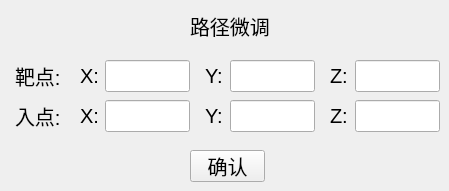
    <widget class="QWidget" name="t7">
     <attribute name="title">
      <string>页</string>
     </attribute>
     <widget class="QLabel" name="label_19">
      <property name="geometry">
       <rect>
        <x>15</x>
        <y>60</y>
        <width>54</width>
        <height>31</height>
       </rect>
      </property>
      <property name="font">
       <font>
        <pointsize>15</pointsize>
       </font>
      </property>
      <property name="text">
       <string>靶点:</string>
      </property>
     </widget>
     <widget class="QLabel" name="label_20">
      <property name="geometry">
       <rect>
        <x>15</x>
        <y>100</y>
        <width>54</width>
        <height>31</height>
       </rect>
      </property>
      <property name="font">
       <font>
        <pointsize>15</pointsize>
       </font>
      </property>
      <property name="text">
       <string>入点:</string>
      </property>
     </widget>
     <widget class="QLabel" name="label_21">
      <property name="geometry">
       <rect>
        <x>80</x>
        <y>60</y>
        <width>21</width>
        <height>31</height>
       </rect>
      </property>
      <property name="font">
       <font>
        <pointsize>15</pointsize>
       </font>
      </property>
      <property name="text">
       <string>X:</string>
      </property>
     </widget>
     <widget class="QLineEdit" name="T0X">
      <property name="geometry">
       <rect>
        <x>105</x>
        <y>60</y>
        <width>85</width>
        <height>32</height>
       </rect>
      </property>
      <property name="text">
       <string/>
      </property>
     </widget>
     <widget class="QLabel" name="label_22">
      <property name="geometry">
       <rect>
        <x>80</x>
        <y>100</y>
        <width>21</width>
        <height>31</height>
       </rect>
      </property>
      <property name="font">
       <font>
        <pointsize>15</pointsize>
       </font>
      </property>
      <property name="text">
       <string>X:</string>
      </property>
     </widget>
     <widget class="QLineEdit" name="I0X">
      <property name="geometry">
       <rect>
        <x>105</x>
        <y>100</y>
        <width>85</width>
        <height>32</height>
       </rect>
      </property>
      <property name="text">
       <string/>
      </property>
     </widget>
     <widget class="QLineEdit" name="T0Y">
      <property name="geometry">
       <rect>
        <x>230</x>
        <y>60</y>
        <width>85</width>
        <height>32</height>
       </rect>
      </property>
      <property name="text">
       <string/>
      </property>
     </widget>
     <widget class="QLabel" name="label_23">
      <property name="geometry">
       <rect>
        <x>205</x>
        <y>60</y>
        <width>21</width>
        <height>31</height>
       </rect>
      </property>
      <property name="font">
       <font>
        <pointsize>15</pointsize>
       </font>
      </property>
      <property name="text">
       <string>Y:</string>
      </property>
     </widget>
     <widget class="QLineEdit" name="T0Z">
      <property name="geometry">
       <rect>
        <x>355</x>
        <y>60</y>
        <width>85</width>
        <height>32</height>
       </rect>
      </property>
      <property name="text">
       <string/>
      </property>
     </widget>
     <widget class="QLabel" name="label_24">
      <property name="geometry">
       <rect>
        <x>330</x>
        <y>60</y>
        <width>21</width>
        <height>31</height>
       </rect>
      </property>
      <property name="font">
       <font>
        <pointsize>15</pointsize>
       </font>
      </property>
      <property name="text">
       <string>Z:</string>
      </property>
     </widget>
     <widget class="QLineEdit" name="I0Y">
      <property name="geometry">
       <rect>
        <x>230</x>
        <y>100</y>
        <width>85</width>
        <height>32</height>
       </rect>
      </property>
      <property name="text">
       <string/>
      </property>
     </widget>
     <widget class="QLabel" name="label_25">
      <property name="geometry">
       <rect>
        <x>205</x>
        <y>100</y>
        <width>21</width>
        <height>31</height>
       </rect>
      </property>
      <property name="font">
       <font>
        <pointsize>15</pointsize>
       </font>
      </property>
      <property name="text">
       <string>Y:</string>
      </property>
     </widget>
     <widget class="QLineEdit" name="I0Z">
      <property name="geometry">
       <rect>
        <x>355</x>
        <y>100</y>
        <width>85</width>
        <height>32</height>
       </rect>
      </property>
      <property name="text">
       <string/>
      </property>
     </widget>
     <widget class="QLabel" name="label_26">
      <property name="geometry">
       <rect>
        <x>330</x>
        <y>100</y>
        <width>21</width>
        <height>31</height>
       </rect>
      </property>
      <property name="font">
       <font>
        <pointsize>15</pointsize>
       </font>
      </property>
      <property name="text">
       <string>Z:</string>
      </property>
     </widget>
     <widget class="QPushButton" name="pushButton">
      <property name="geometry">
       <rect>
        <x>190</x>
        <y>150</y>
        <width>75</width>
        <height>32</height>
       </rect>
      </property>
      <property name="font">
       <font>
        <pointsize>15</pointsize>
       </font>
      </property>
      <property name="text">
       <string>确认</string>
      </property>
     </widget>
     <widget class="QLabel" name="label_27">
      <property name="geometry">
       <rect>
        <x>190</x>
        <y>10</y>
        <width>90</width>
        <height>32</height>
       </rect>
      </property>
      <property name="font">
       <font>
        <pointsize>15</pointsize>
       </font>
      </property>
      <property name="text">
       <string>路径微调</string>
      </property>
     </widget>
    </widget>
